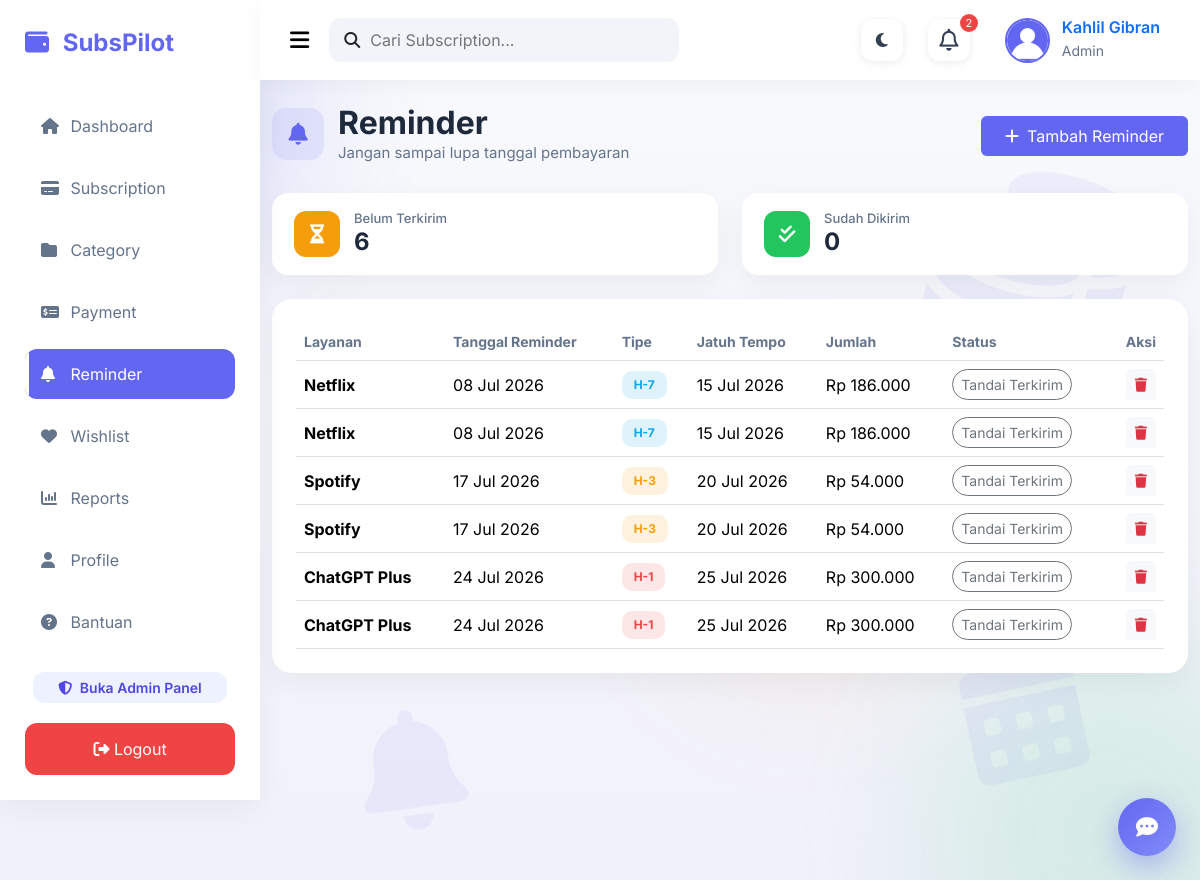
Page /reminder/index.php (signed in) on the committed database.
### tables this page shows
CREATE TABLE `reminders` (
  `id` int(11) NOT NULL,
  `subscription_id` int(11) NOT NULL,
  `reminder_date` date DEFAULT NULL,
  `reminder_type` enum('H-7','H-3','H-1','Today') DEFAULT NULL,
  `is_sent` tinyint(1) DEFAULT 0,
  `created_at` timestamp NOT NULL DEFAULT current_timestamp()
);

CREATE TABLE `subscriptions` (
  `id` int(11) NOT NULL,
  `user_id` int(11) NOT NULL,
  `category_id` int(11) DEFAULT NULL,
  `payment_method_id` int(11) DEFAULT NULL,
  `service_name` varchar(100) NOT NULL,
  `logo` varchar(255) DEFAULT 'default.png',
  `amount` decimal(10,2) NOT NULL,
  `currency` varchar(10) DEFAULT 'IDR',
  `billing_cycle` enum('Weekly','Monthly','Quarterly','Yearly') DEFAULT 'Monthly',
  `start_date` date DEFAULT NULL,
  `next_payment` date DEFAULT NULL,
  `auto_renew` tinyint(1) DEFAULT 1,
  `status` enum('Active','Cancelled','Paused') DEFAULT 'Active',
  `note` text DEFAULT NULL,
  `created_at` timestamp NOT NULL DEFAULT current_timestamp(),
  `updated_at` timestamp NOT NULL DEFAULT current_timestamp() ON UPDATE current_timestamp()
);

### reminder/index.php (the view, shortened to what this page needs)
<?php
$db = new Database();
$conn = $db->connect();
$userId = $_SESSION['user_id'];
$stmt = $conn->prepare("
    SELECT r.*, s.service_name, s.next_payment, s.amount
    FROM reminders r
    JOIN subscriptions s ON s.id = r.subscription_id
    WHERE s.user_id = ?
    ORDER BY r.is_sent ASC, r.reminder_date ASC
");
$stmt->execute([$userId]);
$reminders = $stmt->fetchAll();
$pending = array_filter($reminders, fn($r) => !$r['is_sent']);
$done = array_filter($reminders, fn($r) => $r['is_sent']);
$typeColor = [
    'H-7' => '#0EA5E9',
    'H-3' => '#F59E0B',
    'H-1' => '#EF4444',
    'Today' => '#EF4444',
];
include "../templates/header.php";
include "../templates/sidebar.php";
include "../templates/navbar.php";
?>
<div class="main-content">
<div class="container-fluid py-4">
    <div class="d-flex flex-wrap justify-content-between align-items-center gap-3 mb-4">
        <div class="page-heading">
            <div class="page-icon"><i class="fa-solid fa-bell"></i></div>
            <div>
                <h2 class="title mb-0">Reminder</h2>
                <p class="subtitle mb-0">Jangan sampai lupa tanggal pembayaran</p>
            </div>
        </div>
        <button class="btn btn-primary px-4 py-2" data-bs-toggle="modal" data-bs-target="#addModal">
            <i class="fa-solid fa-plus me-2"></i>Tambah Reminder
        </button>
    </div>
    <div class="row mb-2">
        <div class="col-md-6 mb-3">
            <div class="stat-pill fade-up">
                <div class="stat-icon" style="background:#F59E0B;"><i class="fa-solid fa-hourglass-half"></i></div>
                <div>
                    <h6>Belum Terkirim</h6>
                    <h4><?= count($pending) ?></h4>
                </div>
            </div>
        </div>
        <div class="col-md-6 mb-3">
            <div class="stat-pill fade-up d1">
                <div class="stat-icon" style="background:#22C55E;"><i class="fa-solid fa-check-double"></i></div>
                <div>
                    <h6>Sudah Dikirim</h6>
                    <h4><?= count($done) ?></h4>
                </div>
            </div>
        </div>
    </div>
    <div class="content-card p-4 fade-up d2">
        <?php if (count($reminders) > 0): ?>
        <div class="table-responsive">
        <table class="table table-hover align-middle">
            <thead>
                <tr>
                    <th>Layanan</th>
                    <th>Tanggal Reminder</th>
                    <th>Tipe</th>
                    <th>Jatuh Tempo</th>
                    <th>Jumlah</th>
                    <th>Status</th>
                    <th class="text-end">Aksi</th>
                </tr>
            </thead>
            <tbody>
                <?php foreach ($reminders as $r): ?>
                <tr>
                    <td><strong><?= htmlspecialchars($r['service_name']) ?></strong></td>
                    <td><?= date('d M Y', strtotime($r['reminder_date'])) ?></td>
                    <td>
                        <span class="badge" style="background:<?= $typeColor[$r['reminder_type']] ?? '#94A3B8' ?>22;color:<?= $typeColor[$r['reminder_type']] ?? '#64748B' ?>;">
                            <?= htmlspecialchars($r['reminder_type']) ?>
                        </span>
                    </td>
                    <td><?= $r['next_payment'] ? date('d M Y', strtotime($r['next_payment'])) : '-' ?></td>
                    <td>Rp <?= number_format($r['amount'], 0, ',', '.') ?></td>
                    <td>
                        <form action="process.php" method="POST">
                            <button class="btn btn-sm <?= $r['is_sent'] ? 'btn-success' : 'btn-outline-secondary' ?> rounded-pill">
                                <?= $r['is_sent'] ? 'Terkirim' : 'Tandai Terkirim' ?>
                            </button>
                        </form>
                    </td>
                    <td class="text-end">
                        <form action="process.php" method="POST" class="d-inline confirm-delete" data-confirm="Hapus reminder ini?">
                            <button class="btn btn-sm btn-light"><i class="fa-solid fa-trash text-danger"></i></button>
                        </form>
                    </td>
                </tr>
                <?php endforeach; ?>
            </tbody>
        </table>
        </div>
        <?php endif; ?>
    </div>
</div>
</div>
<?php include "../templates/footer.php"; ?>

### assets/css/dashboard.css (style rules this page uses)
* { margin:0; padding:0; box-sizing:border-box; font-family:'Inter',sans-serif; }
body { background:#F8FAFC; }
:root { --primary:#6366F1; --success:#22C55E; --warning:#F59E0B; --danger:#EF4444; --dark:#1E293B; --white:#FFFFFF; --background:#F8FAFC; --border:#E5E7EB; --fs-h1:32px; --fs-h2:24px; --fs-h3:20px; --fs-body:15px; --fs-small:13px; }
.title { font-size:28px; font-weight:700; color:#1E293B; }
.subtitle { color:#64748B; }
.btn-primary { background:var(--primary); border:none; }
.main-content { margin-left:260px; min-height:100vh; background:#F8FAFC; }
.page-heading { display:flex; align-items:center; gap:14px; margin-bottom:4px; }
.page-heading .page-icon { width:52px; height:52px; border-radius:14px; background:rgba(99,102,241,.1); color:#6366F1; display:flex; align-items:center; justify-content:center; font-size:22px; }
.content-card { background:#fff; border-radius:20px; box-shadow:0 10px 30px rgba(0,0,0,.05); border:none; }
.stat-pill { background:#fff; border-radius:16px; padding:18px 22px; box-shadow:0 10px 30px rgba(0,0,0,.05); display:flex; align-items:center; gap:14px; }
.stat-pill .stat-icon { width:46px; height:46px; border-radius:12px; display:flex; align-items:center; justify-content:center; font-size:19px; color:#fff; }
.stat-pill h6 { color:#64748B; font-size:13px; margin-bottom:2px; }
.stat-pill h4 { font-weight:700; margin:0; color:#1E293B; }

### assets/css/style.css (style rules this page uses)
.main-content { min-height:100vh; background:#f8fafc; }
.title { font-size:var(--fs-h1, 32px); font-weight:700; color:#1e293b; }
.subtitle { color:#64748b; font-size:var(--fs-body, 16px); }
.table { margin-bottom:0; }
.table th { color:#64748b; font-size:14px; }
.table td { vertical-align:middle; }
.badge { padding:8px 12px; border-radius:10px; font-size:12px; }

### assets/css/animations.css (style rules this page uses)
.main-content .title, .main-content .subtitle { animation:fadeInUp .45s ease both; }
.main-content .subtitle { animation-delay:.05s; }
.fade-up { opacity:0; animation:fadeInUp .5s ease forwards; }
.fade-up.d1 { animation-delay:.05s; }
.fade-up.d2 { animation-delay:.1s; }
.dashboard-card, .card, .stat-card, .content-card { transition:transform .3s ease, box-shadow .3s ease; }
.btn { transition:transform .2s ease, box-shadow .2s ease, filter .2s ease; position:relative; overflow:hidden; }
.table tbody tr { animation:fadeIn .35s ease both; transition:background .2s ease; }
.badge { transition:transform .2s ease; }

### assets/css/extra.css (style rules this page uses)
body { background:linear-gradient(180deg,#F8FAFC 0%,#F1F1FB 100%); }
.main-content { background:transparent !important; position:relative; }
.navbar-custom, .main-content { transition:margin-left .3s ease; }

### rows in the picture
reminders: subscription.service_name "Netflix", reminder_date "08 Jul 2026", reminder_type "H-7", subscription.next_payment "15 Jul 2026", subscription.amount "186.000", is_sent "Tandai Terkirim"
reminders: subscription.service_name "Netflix", reminder_date "08 Jul 2026", reminder_type "H-7", subscription.next_payment "15 Jul 2026", subscription.amount "186.000", is_sent "Tandai Terkirim"
reminders: subscription.service_name "Spotify", reminder_date "17 Jul 2026", reminder_type "H-3", subscription.next_payment "20 Jul 2026", subscription.amount "54.000", is_sent "Tandai Terkirim"
reminders: subscription.service_name "Spotify", reminder_date "17 Jul 2026", reminder_type "H-3", subscription.next_payment "20 Jul 2026", subscription.amount "54.000", is_sent "Tandai Terkirim"
reminders: subscription.service_name "ChatGPT Plus", reminder_date "24 Jul 2026", reminder_type "H-1", subscription.next_payment "25 Jul 2026", subscription.amount "300.000", is_sent "Tandai Terkirim"
reminders: subscription.service_name "ChatGPT Plus", reminder_date "24 Jul 2026", reminder_type "H-1", subscription.next_payment "25 Jul 2026", subscription.amount "300.000", is_sent "Tandai Terkirim"

### other values in the picture
count($__notifItems) "2"
$_SESSION['fullname'] "Kahlil Gibran"
$_SESSION['role'] "Admin"
count($pending) "6"
count($done) "0"
